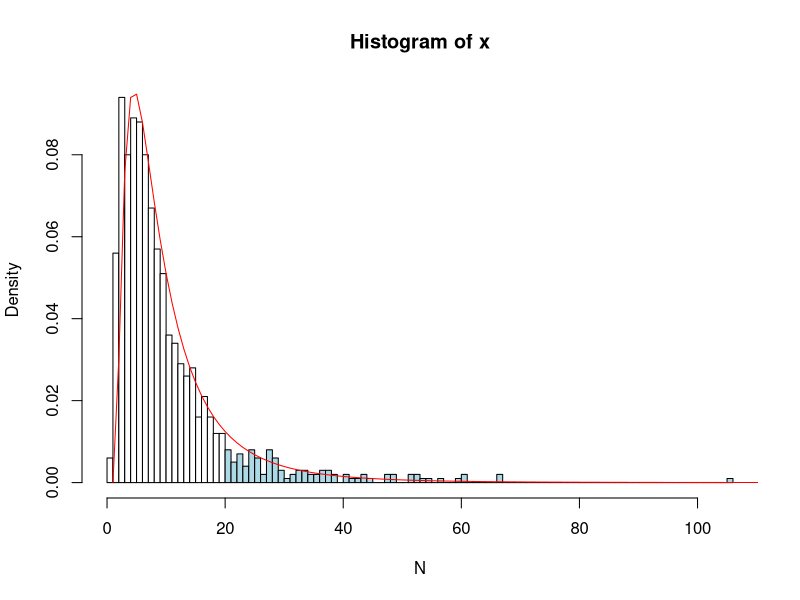
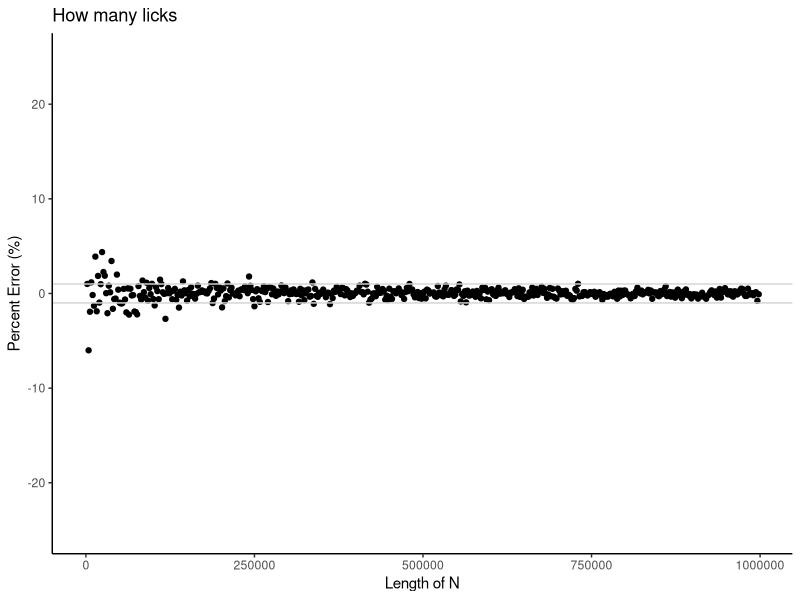
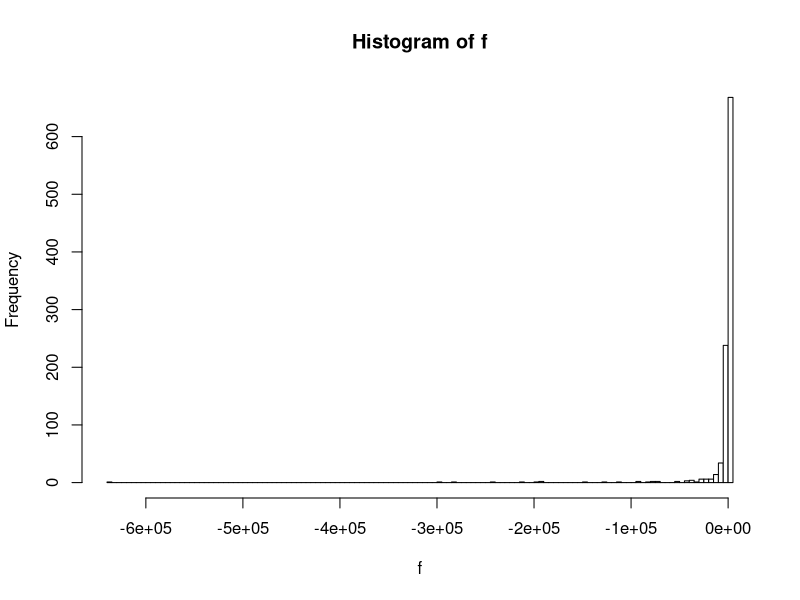
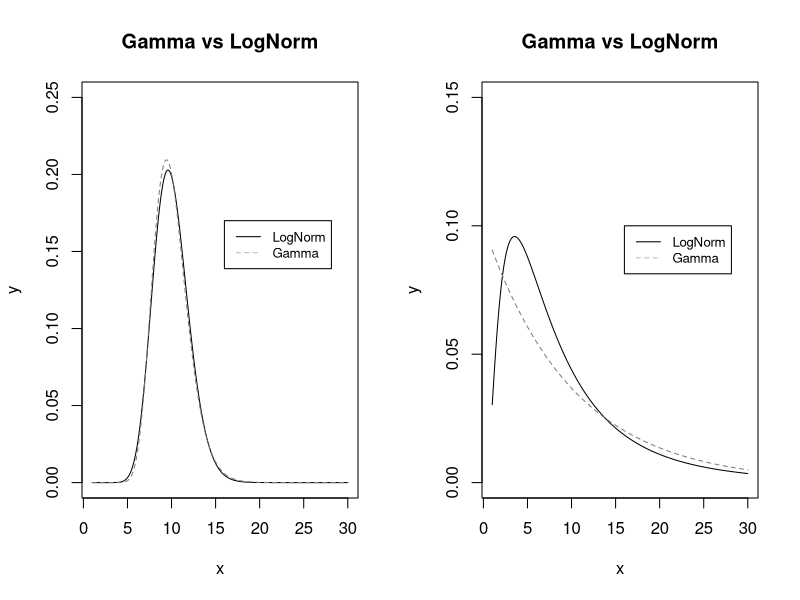
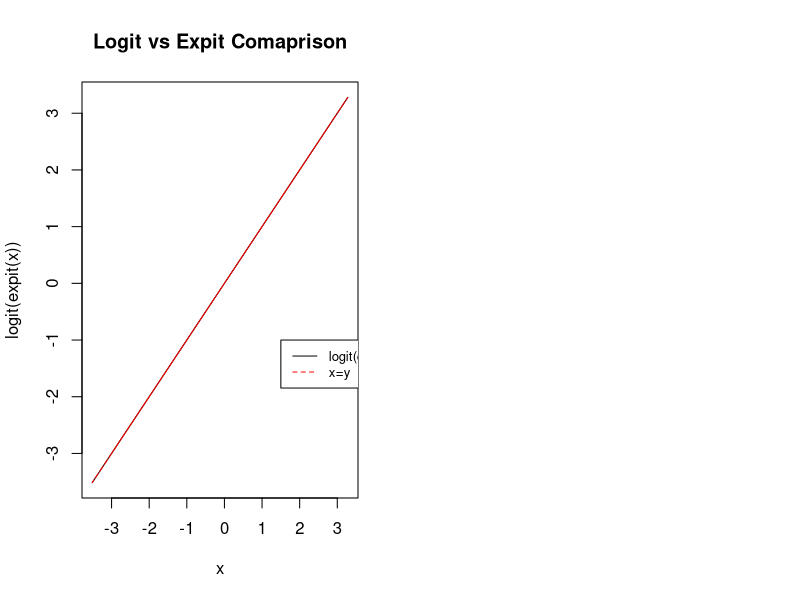

The R source for these figures, in order:
## ---- chunk 1
rm(list=ls()) # clean up
library(knitr)
library(ggplot2)
#library(coda)
gr <- (1+sqrt(5))/2 # golden ratio, for figures
opts_chunk$set(comment="  ",
               #echo=FALSE,
               cache=c(TRUE, FALSE)[1], 
               eval.after="fig.cap",
               collapse=TRUE, 
               dev="png",
               fig.width=7.0,
               out.width="95%",
               fig.asp=0.9/gr,
               fig.align="center"
               )

## Kruschke's utility functions (edited by NF for use in RMarkdown)
#source("DBDA2E-utilities.R") # <------------ NB

## handy function to color text
colorize <- function(x, color) {
  ## x is a string
  ## example:`r colorize("The assignment", "red")`
  if (knitr::is_latex_output()) {
    sprintf("\\textcolor{%s}{%s}", color, x)
  } else if (knitr::is_html_output()) {
    sprintf("<span style='color: %s;'>%s</span>", color, x)
  } else x
}
mypar <- # Convenience wrapper for par()
## Values are from Bloomfield (2014) "Using R for Numerical Analysis
## in Science and Engineering." See ?par for meanings.
function(mgp=c(2,0.5,0), mar=c(4,4,1.5,1.5), bty="l", 
         bg=gray(0.97), tcl=0.3, mex=0.8, ...) 
  par(mgp=mgp, mar=mar, bty=bty, bg=bg, tcl=tcl, mex=mex, ...) 
## ---- chunk 2
## Write a moment-matching function 
lognpars <- function(mn=1, sd=1) {
  ## Moment matching for the lognormal distn
  ## Formulas derived from H&H eqns (3.4.27-28, p58-59)
  ## and checked on Wikipedia
  c <- sd/mn
  alpha <- log(mn/sqrt(1 + c^2)) # mean of log(x)
  beta  <- sqrt(log(1 + c^2))    #  sd  of log(x)
  list(alpha=alpha, beta=beta)   # returned value
}

Lpars <- lognpars(10, 10)
## Get N samples
set.seed(123)
N <- 1000
x <- rlnorm(n=N, meanlog=Lpars$alpha, sdlog=Lpars$beta)
## ---- chunk 3
#EXCERSISE 1a) 
lognpars <- function(mn=1, sd=1) {
  ## Moment matching for the lognormal distn
  ## Formulas derived from H&H eqns (3.4.27-28, p58-59)
  ## and checked on Wikipedia
  c <- sd/mn
  alpha <- log(mn/sqrt(1 + c^2)) # mean of log(x)
  beta  <- sqrt(log(1 + c^2))    #  sd  of log(x)
  list(alpha=alpha, beta=beta)   # returned value
}

Lpars <- lognpars(10, 10)

## Get N samples
set.seed(123)
N <- 1000
x <- rlnorm(n=N, meanlog=Lpars$alpha, sdlog=Lpars$beta)

h <- hist(x, breaks= 100, plot=FALSE);
b <- cut(1, h$breaks);
clr <- ifelse(h$breaks < 20, "white", "lightblue")[-length(h$breaks)]
hist(x, col=clr, breaks=100, freq=FALSE, xlab = 'N') 
lines(dlnorm(0:1000, meanlog = Lpars$alpha, sdlog = Lpars$beta, log = FALSE), col="red")

#THIS WORKS!!! Calculates percent error. 
xtrue <- 1 - plnorm(20, mean = Lpars$alpha, sd = Lpars$beta, log = FALSE)
xtest <- sum(x>20)/length(x)

perror <- abs(((xtest-xtrue)/xtrue)*100) #Answer to Question 1b compare integral to sum f samples. 
## ---- chunk 4
################################################################################
#EXCERSISE 1b) How many licks to the center of the lolly pop
sequ = seq(20, 1000000, by = 2000)

d <- sum(dlnorm(20:5000, mean = Lpars$alpha, sd = Lpars$beta, log = FALSE)) #Dependent on interval BLAH
p <- 1 - plnorm(20, mean = Lpars$alpha, sd = Lpars$beta, log = FALSE)
q <- qlnorm(p, mean = Lpars$alpha, sd = Lpars$beta, log = FALSE, lower.tail=FALSE)

error <- rep(NA, length(sequ))
error2 <- rep(NA, length(sequ))
xtrue = p
j <- 0

for (i in sequ) {
  j <- j + 1
  N <- i
  x <- rlnorm(n=N, meanlog=Lpars$alpha, sdlog=Lpars$beta)
  
  xtest <- sum(x>20)/length(x)
  error[j] <- ((xtest-xtrue)/xtrue)*100
}

sensor1 <- data.frame(y=error, t=as.numeric(seq(1, length(error))))
sensor2 <- data.frame(y=abs(error), t=as.numeric(seq(1, length(error2))))

ggplot() + 
  geom_point(aes(sequ, sensor1$y))+
  ylim(-25,25)+
  theme_classic()+
  geom_hline(yintercept = 1, size=0.5, color="lightgrey")+
  geom_hline(yintercept = -1, size=0.5, color="lightgrey")+
  labs(x="Length of N", y="Percent Error (%)", title="How many licks")

## ---- chunk 5
#EXCESIZE 1c)  I need correct my tails it's wrong
N <- 1000
x <- rlnorm(n=N, meanlog=Lpars$alpha, sdlog=Lpars$beta)
quant <- matrix(c(0.25, 0.75,0.025,0.98), nrow = 2)
errors <- matrix(c(NA, NA, NA, NA), nrow = 2)

for (i in 1:2) 
  {
  q25 <- qlnorm(quant[1, i], mean = Lpars$alpha, sd = Lpars$beta, log = FALSE, lower.tail=TRUE) #gives the number from area 
  q75 <- qlnorm(quant[2 ,i], mean = Lpars$alpha, sd = Lpars$beta, log = FALSE, lower.tail=TRUE) #gives the number from area
  
  xtrue25 <- plnorm(q25, mean = Lpars$alpha, sd = Lpars$beta, log = FALSE, lower.tail=TRUE) #gives the area under the curve
  xtrue75 <- plnorm(q75, mean = Lpars$alpha, sd = Lpars$beta, log = FALSE, lower.tail=FALSE) #gives the area under the curve
  
  xtest25 <- sum(x<q25)/length(x)
  xtest75 <- sum(x>q75)/length(x)
  
  errors[i,1] <- abs((xtest25-xtrue25)/xtrue25)*100
  errors[i,2] <- abs((xtest75-xtrue75)/xtrue75)*100
}

data.frame(Err2575 = errors[,1], Err0298 = errors[,2])
#quant #matrix with all the errors for the differenct quantiles
## ---- chunk 6
#EXCERSISE 2
#x is the same as the x above. N = 1000
f = 10*(x^2) - x^3

hist(f, col='white', breaks=100, freq=TRUE, xlab = 'f')

quant <- 1 - plnorm(100, mean = mean(f), sd = sd(f), lower.tail=FALSE) #gives the area under the curve
fnumber <- qlnorm(quant, mean = mean(f), sd = sd(f)) #gives the number knowing the area, checking answer

dif <- abs((max(f)-min(f)))/length(f)
fseq <- seq(min(f)+dif, max(f), by=dif)
densityf <- dlnorm(fseq, mean = mean(f), sd = sd(f)) #gives the area under the curve
faverage = f[which(densityf==max(densityf))] #Most likely value of f similar to median(f)
## ---- chunk 7
gampars <- function(u=1, o=1) { 
  ## Moment matching for the gamma distn
  ## Formulas derived from H&H eqns (3.4.27-28, p58-59)
  ## Solve for a and B via substitution
  B <- u/(o^2)
  a <- u*B
  list(alpha=a, beta=B)   # returned value
}

x <- seq(1, 30, 0.1)

Gpars <- gampars(10,2) #moment matching for gamma normal dist.
Lpars <- lognpars(10, 2) #moment matching for log normal dist. 
Gpars2 <- gampars(10,10) #moment matching for gamma normal dist.
Lpars2 <- lognpars(10, 10) #moment matching for log normal dist.

xlog <- dlnorm(x, meanlog = Lpars$alpha, sdlog = Lpars$beta, log = FALSE)
xgamma <- dgamma(x, shape= Gpars$alpha, rate = Gpars$beta, log = FALSE) #Probs wrong
xlog2 <- dlnorm(x, meanlog = Lpars2$alpha, sdlog = Lpars2$beta, log = FALSE)
xgamma2 <- dgamma(x, shape= Gpars2$alpha, rate = Gpars2$beta, log = FALSE) #Probs wrong

par(mfrow=c(1,2))

plot(x, xgamma, type="l", pch=20, col="black", ylim=c(0, 0.25),
     xlab="x", ylab="y",main='Gamma vs LogNorm')
lines(x, xlog,col='grey49', lty=2)
legend(16, 0.17, legend=c("LogNorm", "Gamma"),
       col=c("black", "grey"), lty=1:2, cex=0.8)

plot(x, xlog2, type="l", pch=20, col="black",  ylim=c(0, 0.15), 
     xlab="x", ylab="y",  main='Gamma vs LogNorm')
lines(x, xgamma2, col='grey49', lty=2)
legend(16, 0.1, legend=c("LogNorm", "Gamma"),
       col=c("black", "grey"), lty=1:2, cex=0.8)

## ---- chunk 8
logit <- function(p) log(p/(1 - p))
expit <- function(x) 1/(1 + exp(-x))

x <- rnorm(1000)
y=logit(expit(x))
y2=x 

plot(x, y, type="l", col="black",
     xlab="x", ylab="logit(expit(x))",main='Logit vs Expit Comaprison')
lines(x, y2,col='red', lty=2)
legend(1.5, -1, legend=c("logit(expit(x))", "x=y"),
       col=c("black", "red"), lty=1:2, cex=0.8)
